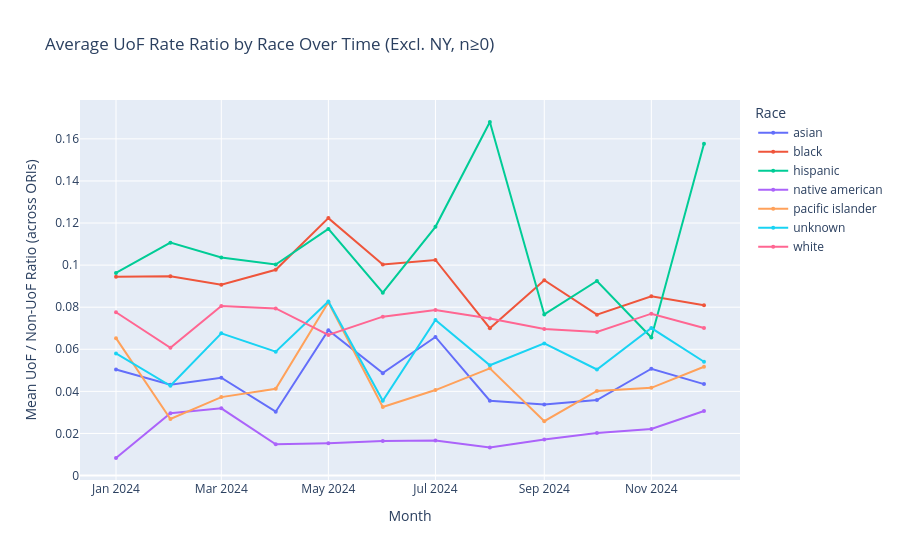

Write notebook code for a chart like this one.
### Code cell
# Time series: mean ratio across ORIs per (race, month) — excl. NY, size filtered
# Size filter: keep (ORI, race) pairs with >= MIN_INCIDENTS total UoF across all months
valid_ori_race = (
    ori_race_month[ori_race_month["state"] != "NY"]
    .groupby(["ori", "subject_race"])["uof_count"]
    .sum()
    .loc[lambda s: s >= 0]
    .index
)

orm_filtered = ori_race_month[
    (ori_race_month["state"] != "NY")
    & (pd.MultiIndex.from_arrays([ori_race_month["ori"], ori_race_month["subject_race"]]).isin(valid_ori_race))
]

mean_ratio = (
    orm_filtered
    .groupby(["subject_race", "month_dt"])["ratio"]
    .mean()
    .reset_index()
    .rename(columns={"subject_race": "Race", "month_dt": "Month", "ratio": "Mean UoF / Non-UoF Ratio"})
)

fig = px.line(
    mean_ratio,
    x="Month",
    y="Mean UoF / Non-UoF Ratio",
    color="Race",
    markers=True,
    title=f"Average UoF Rate Ratio by Race Over Time (Excl. NY, n≥{0})",
)
fig.update_traces(marker=dict(size=4))
fig.update_layout(
    xaxis_title="Month",
    yaxis_title="Mean UoF / Non-UoF Ratio (across ORIs)",
    legend_title="Race",
    hovermode="x unified",
)
fig.show()

### Figure 1 — Plotly figure (JSON) as saved in the notebook; plotly's stock layout.template omitted (floating-point values rounded to 4 significant figures)
{"data": [{"hovertemplate": "Race=asian<br>Month=%{x}<br>Mean UoF / Non-UoF Ratio=%{y}<extra></extra>", "legendgroup": "asian", "line": {"color": "#636efa", "dash": "solid"}, "marker": {"size": 4, "symbol": "circle"}, "mode": "lines+markers", "name": "asian", "orientation": "v", "showlegend": true, "type": "scatter", "x": ["2024-01-01T00:00:00.000000", "2024-02-01T00:00:00.000000", "2024-03-01T00:00:00.000000", "2024-04-01T00:00:00.000000", "2024-05-01T00:00:00.000000", "2024-06-01T00:00:00.000000", "2024-07-01T00:00:00.000000", "2024-08-01T00:00:00.000000", "2024-09-01T00:00:00.000000", "2024-10-01T00:00:00.000000", "2024-11-01T00:00:00.000000", "2024-12-01T00:00:00.000000"], "xaxis": "x", "y": [0.05037, 0.04313, 0.04648, 0.03033, 0.06909, 0.04866, 0.06585, 0.03557, 0.03378, 0.03587, 0.05076, 0.04344], "yaxis": "y"}, {"hovertemplate": "Race=black<br>Month=%{x}<br>Mean UoF / Non-UoF Ratio=%{y}<extra></extra>", "legendgroup": "black", "line": {"color": "#EF553B", "dash": "solid"}, "marker": {"size": 4, "symbol": "circle"}, "mode": "lines+markers", "name": "black", "orientation": "v", "showlegend": true, "type": "scatter", "x": ["2024-01-01T00:00:00.000000", "2024-02-01T00:00:00.000000", "2024-03-01T00:00:00.000000", "2024-04-01T00:00:00.000000", "2024-05-01T00:00:00.000000", "2024-06-01T00:00:00.000000", "2024-07-01T00:00:00.000000", "2024-08-01T00:00:00.000000", "2024-09-01T00:00:00.000000", "2024-10-01T00:00:00.000000", "2024-11-01T00:00:00.000000", "2024-12-01T00:00:00.000000"], "xaxis": "x", "y": [0.0945, 0.0947, 0.09072, 0.09776, 0.1223, 0.1003, 0.1025, 0.07, 0.09283, 0.07643, 0.08516, 0.08096], "yaxis": "y"}, {"hovertemplate": "Race=hispanic<br>Month=%{x}<br>Mean UoF / Non-UoF Ratio=%{y}<extra></extra>", "legendgroup": "hispanic", "line": {"color": "#00cc96", "dash": "solid"}, "marker": {"size": 4, "symbol": "circle"}, "mode": "lines+markers", "name": "hispanic", "orientation": "v", "showlegend": true, "type": "scatter", "x": ["2024-01-01T00:00:00.000000", "2024-02-01T00:00:00.000000", "2024-03-01T00:00:00.000000", "2024-04-01T00:00:00.000000", "2024-05-01T00:00:00.000000", "2024-06-01T00:00:00.000000", "2024-07-01T00:00:00.000000", "2024-08-01T00:00:00.000000", "2024-09-01T00:00:00.000000", "2024-10-01T00:00:00.000000", "2024-11-01T00:00:00.000000", "2024-12-01T00:00:00.000000"], "xaxis": "x", "y": [0.09626, 0.1107, 0.1036, 0.1003, 0.1172, 0.08688, 0.1182, 0.168, 0.07657, 0.09244, 0.06558, 0.1577], "yaxis": "y"}, {"hovertemplate": "Race=native american<br>Month=%{x}<br>Mean UoF / Non-UoF Ratio=%{y}<extra></extra>", "legendgroup": "native american", "line": {"color": "#ab63fa", "dash": "solid"}, "marker": {"size": 4, "symbol": "circle"}, "mode": "lines+markers", "name": "native american", "orientation": "v", "showlegend": true, "type": "scatter", "x": ["2024-01-01T00:00:00.000000", "2024-02-01T00:00:00.000000", "2024-03-01T00:00:00.000000", "2024-04-01T00:00:00.000000", "2024-05-01T00:00:00.000000", "2024-06-01T00:00:00.000000", "2024-07-01T00:00:00.000000", "2024-08-01T00:00:00.000000", "2024-09-01T00:00:00.000000", "2024-10-01T00:00:00.000000", "2024-11-01T00:00:00.000000", "2024-12-01T00:00:00.000000"], "xaxis": "x", "y": [0.008331, 0.0296, 0.03192, 0.01481, 0.01531, 0.01637, 0.01667, 0.01336, 0.01716, 0.02021, 0.0221, 0.03065], "yaxis": "y"}, {"hovertemplate": "Race=pacific islander<br>Month=%{x}<br>Mean UoF / Non-UoF Ratio=%{y}<extra></extra>", "legendgroup": "pacific islander", "line": {"color": "#FFA15A", "dash": "solid"}, "marker": {"size": 4, "symbol": "circle"}, "mode": "lines+markers", "name": "pacific islander", "orientation": "v", "showlegend": true, "type": "scatter", "x": ["2024-01-01T00:00:00.000000", "2024-02-01T00:00:00.000000", "2024-03-01T00:00:00.000000", "2024-04-01T00:00:00.000000", "2024-05-01T00:00:00.000000", "2024-06-01T00:00:00.000000", "2024-07-01T00:00:00.000000", "2024-08-01T00:00:00.000000", "2024-09-01T00:00:00.000000", "2024-10-01T00:00:00.000000", "2024-11-01T00:00:00.000000", "2024-12-01T00:00:00.000000"], "xaxis": "x", "y": [0.06528, 0.02688, 0.03727, 0.04119, 0.08233, 0.03256, 0.04062, 0.05093, 0.02583, 0.04021, 0.04167, 0.05171], "yaxis": "y"}, {"hovertemplate": "Race=unknown<br>Month=%{x}<br>Mean UoF / Non-UoF Ratio=%{y}<extra></extra>", "legendgroup": "unknown", "line": {"color": "#19d3f3", "dash": "solid"}, "marker": {"size": 4, "symbol": "circle"}, "mode": "lines+markers", "name": "unknown", "orientation": "v", "showlegend": true, "type": "scatter", "x": ["2024-01-01T00:00:00.000000", "2024-02-01T00:00:00.000000", "2024-03-01T00:00:00.000000", "2024-04-01T00:00:00.000000", "2024-05-01T00:00:00.000000", "2024-06-01T00:00:00.000000", "2024-07-01T00:00:00.000000", "2024-08-01T00:00:00.000000", "2024-09-01T00:00:00.000000", "2024-10-01T00:00:00.000000", "2024-11-01T00:00:00.000000", "2024-12-01T00:00:00.000000"], "xaxis": "x", "y": [0.05803, 0.04264, 0.06757, 0.05886, 0.08273, 0.03552, 0.07389, 0.0524, 0.06278, 0.05039, 0.07008, 0.05409], "yaxis": "y"}, {"hovertemplate": "Race=white<br>Month=%{x}<br>Mean UoF / Non-UoF Ratio=%{y}<extra></extra>", "legendgroup": "white", "line": {"color": "#FF6692", "dash": "solid"}, "marker": {"size": 4, "symbol": "circle"}, "mode": "lines+markers", "name": "white", "orientation": "v", "showlegend": true, "type": "scatter", "x": ["2024-01-01T00:00:00.000000", "2024-02-01T00:00:00.000000", "2024-03-01T00:00:00.000000", "2024-04-01T00:00:00.000000", "2024-05-01T00:00:00.000000", "2024-06-01T00:00:00.000000", "2024-07-01T00:00:00.000000", "2024-08-01T00:00:00.000000", "2024-09-01T00:00:00.000000", "2024-10-01T00:00:00.000000", "2024-11-01T00:00:00.000000", "2024-12-01T00:00:00.000000"], "xaxis": "x", "y": [0.07759, 0.06071, 0.08058, 0.07939, 0.06683, 0.07551, 0.07871, 0.07468, 0.06963, 0.06822, 0.07692, 0.0701], "yaxis": "y"}], "layout": {"hovermode": "x unified", "legend": {"title": {"text": "Race"}, "tracegroupgap": 0}, "title": {"text": "Average UoF Rate Ratio by Race Over Time (Excl. NY, n≥0)"}, "xaxis": {"anchor": "y", "domain": [0, 1], "title": {"text": "Month"}}, "yaxis": {"anchor": "x", "domain": [0, 1], "title": {"text": "Mean UoF / Non-UoF Ratio (across ORIs)"}}}}
